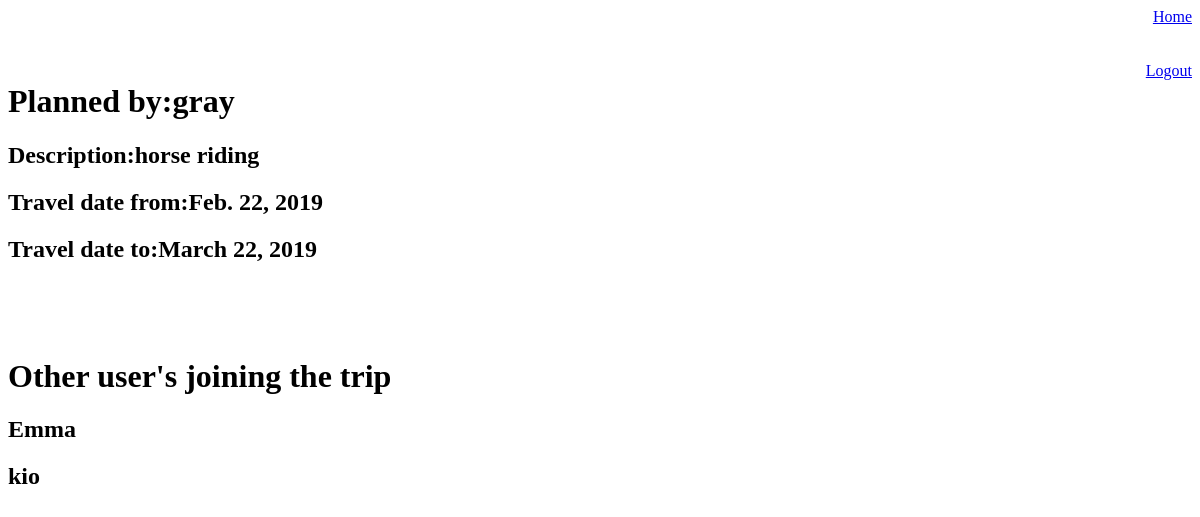
The app's page /destination/3, older data.
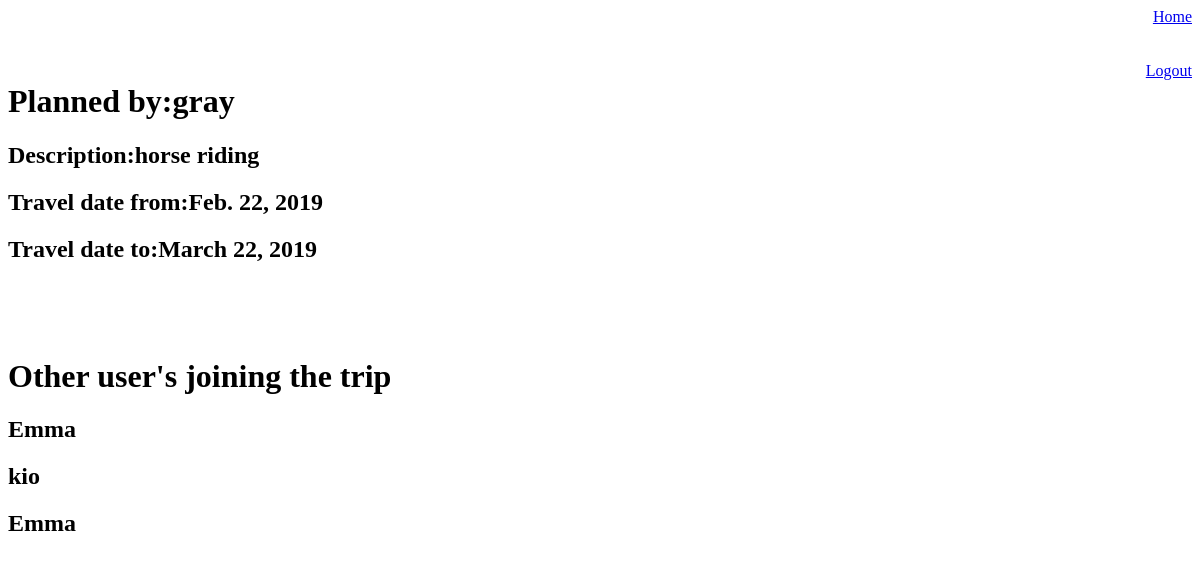
The same page, newer data.
### TravelBuddy/models.py (models this page shows, shortened)
class Join(models.Model):
    added_user=models.ForeignKey(User,related_name='user',on_delete=models.CASCADE)
    added_plan=models.ForeignKey(Plan,related_name='plan',on_delete=models.CASCADE)

class User(models.Model):
    name = models.CharField(max_length=255)
    username = models.CharField(max_length=255)
    password = models.CharField(max_length=255)
    created_at = models.DateTimeField(auto_now_add = True)
    updated_at = models.DateTimeField(auto_now = True)
    objects = UserManager()

### TravelBuddy/views.py (the view)
# urls.py: path('destination/<plan_id>',views.destination),
def destination(request,plan_id):
    user=Plan.objects.get(id=plan_id)
    join=Join.objects.filter(added_plan_id=plan_id)
    context={'users':user,
            'joins': join
    }
    return render(request,'destination.html',context)

### TravelBuddy/templates/destination.html (shortened to what this page needs)
<!DOCTYPE html>
<html lang="en">
<head>
</head>
<body>
        <a href='/travels' >Home</a><br><br><br>
        <a href='/logout' >Logout</a>
    <h1>Planned by:{{users.added_by.username}}</h1>
    <h2>Description:{{users.description}}</h2>
    <h2>Travel date from:{{users.start}}</h2>
    <h2>Travel date to:{{users.end}}</h2>
    <br><br><br>
    <h1>Other user's joining the trip</h1>
    {%for join in joins%}
    <h2>{{join.added_user.username}}</h2>
    {%endfor%}
</body>
</html>

Row changes from the older to the newer data that the page shows:
added Join: added_user.username "Emma"
